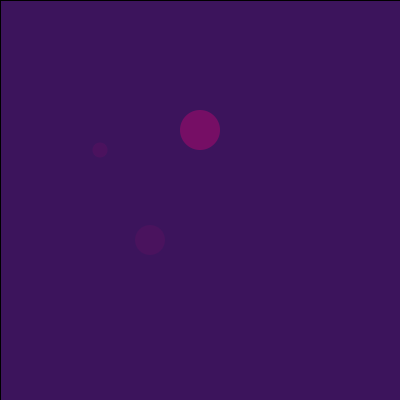
Frame 1 (no input)
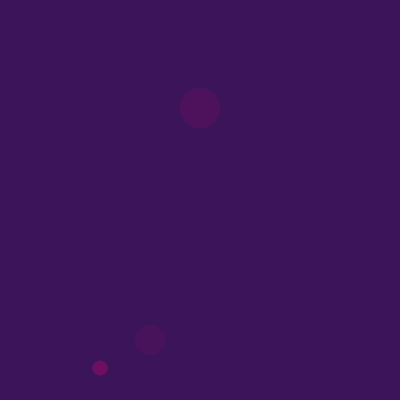
Frame 60 (the mouse pressed at the canvas centre just before this capture)
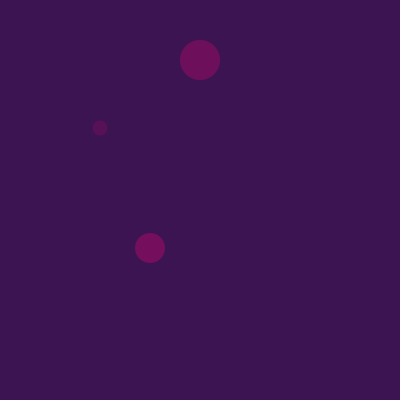
Frame 120 (the mouse held since frame 60 and released just before this capture)

The Processing sketch that drew these frames (run headless with seeded random() and noise(); from frame 60 on, the mouse is pressed at the canvas centre):

// Processing sketch: processing_22347
// ── processing_22347.pde

Thing thing1;
Thing thing2;
Thing thing3;

float x= 100;  //x location
float y=0; // y location

float speed = 0;
float gravity = 2;


void setup () {
  size (400, 400);
  thing1 = new Thing (100, 100, 15,50);
  thing3 = new Thing (150, 200, 30, 40);
  thing2 = new Thing (200, 100, 40, 30);
}
void draw () {
  rectMode(CENTER);
  background (50,0,60);
  fill (60,20,random(80,100));
  rect (width/2,height/2,400,400);
  thing1.move();
  thing2.move();
   thing3.move();
}
//name the class
class Thing {
  //date (variables)
  float xpos;
  float ypos;
  float radius;
  float speed;
  //constructor
  Thing (float tempX, float tempY, float tempRadius, float tempSpeed) {
    xpos = tempX;
    ypos = tempY;
    radius = tempRadius;
    speed = tempSpeed;
  }
  //methods and functions
  void move () {
    ypos =ypos+speed;
    if ((ypos > height) || (ypos<0)) {
      speed *= -1;
    }
    noStroke();
    fill (255, 0, 120,random(80));
    ellipse (xpos, ypos, radius, radius);
    
    y = y +speed; //add speed to y location
speed = speed + gravity; // add gravity to speed
//if square reaches bottom, reverse speed

}
  }
